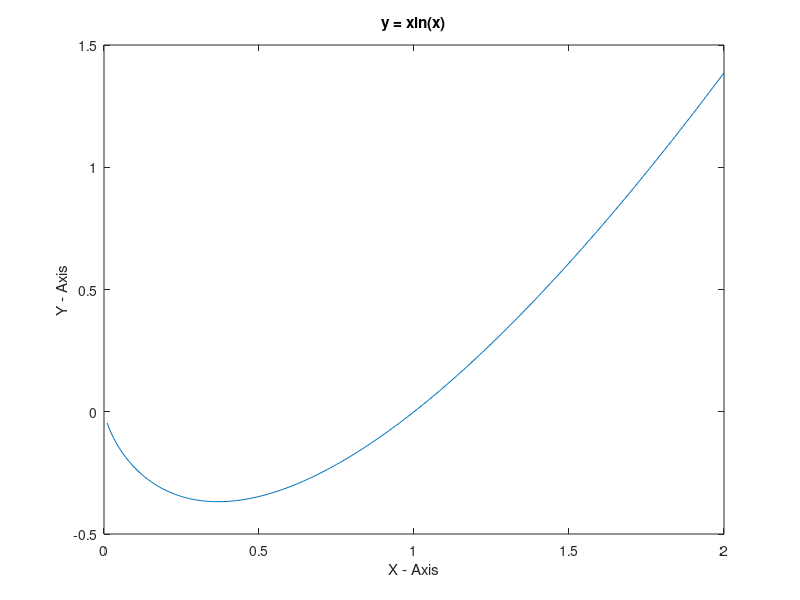

The MATLAB script that drew this image:
clc;
clear all;
close all;

x = 0.01:0.01:2;
y = x.*log(x);
figure(1);
plot(x, y);
title('y = xln(x)');
xlabel('X - Axis');
ylabel('Y - Axis');